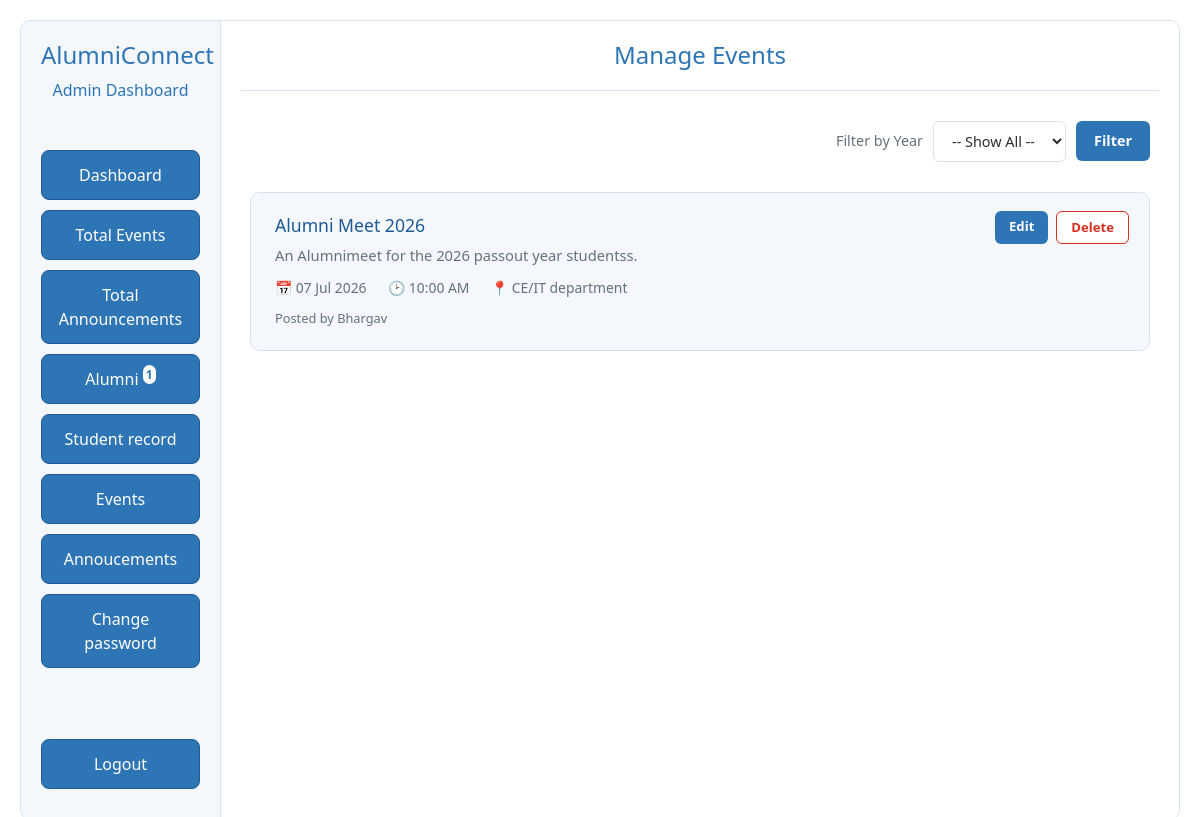
/admin/manage_events.php?fyear=2026-07-07, run on the app's committed database.
### tables this page shows
CREATE TABLE `event_master` (
  `event_id` int(11) NOT NULL,
  `event_name` varchar(255) NOT NULL,
  `event_desc` varchar(255) DEFAULT NULL,
  `event_venue` varchar(255) NOT NULL,
  `event_date` date NOT NULL,
  `event_time` time DEFAULT NULL,
  `event_additional_links` varchar(255) DEFAULT NULL,
  `created_by` int(11) NOT NULL,
  `created_at` timestamp NOT NULL DEFAULT current_timestamp(),
  `updated_at` timestamp NOT NULL DEFAULT current_timestamp() ON UPDATE current_timestamp()
);

CREATE TABLE `adminmaster` (
  `admin_id` int(11) NOT NULL,
  `admin_name` varchar(255) NOT NULL,
  `admin_email` varchar(255) NOT NULL,
  `password` varchar(255) NOT NULL,
  `created_At` datetime NOT NULL DEFAULT current_timestamp(),
  `update_at` timestamp NOT NULL DEFAULT current_timestamp() ON UPDATE current_timestamp()
);

### admin/manage_events.php (the view, shortened to what this page needs)
<?php
include '../utills/db_conn.php';
include("./admin_favicon.php");
$selected_year = $_GET['fyear'] ?? 'all';
if ($selected_year !== 'all' && !empty($selected_year)) {
    $events_query = "SELECT e.*, a.admin_name FROM event_master e
                      LEFT JOIN adminmaster a ON e.created_by = a.admin_id
                      WHERE YEAR(e.event_date) = ?
                      ORDER BY e.event_date DESC";
    $events_stmt = $conn->prepare($events_query);
    $events_stmt->bind_param("i", $selected_year);
    $events_stmt->execute();
    $events_res = $events_stmt->get_result();
} else {
    $events_query = "SELECT e.*, a.admin_name FROM event_master e
                      LEFT JOIN adminmaster a ON e.created_by = a.admin_id
                      ORDER BY e.event_date DESC";
    $events_res = $conn->query($events_query);
}
?>
<!DOCTYPE html>
<html lang="en">
<head>
</head>
<body>
    <div class="admin-wrapper">
        <?php include "./sidebar.php" ?>
        <div class="admin-main">
            <h1 class="admin-title">Manage Events</h1>
            <div class="filter-bar">
                <form method="GET" action="" style="display: flex; gap: 10px; align-items: center;">
                    <label for="fyear">Filter by Year</label>
                    <select id="fyear" name="fyear">
                        <option value="all" <?= $selected_year === 'all' ? 'selected' : '' ?>>-- Show All --</option>
                    </select>
                    <button type="submit">Filter</button>
                </form>
            </div>
            <div class="events-list">
                <?php if ($events_res && $events_res->num_rows > 0): ?>
                    <?php while ($event = $events_res->fetch_assoc()): ?>
                        <div class="event-card">
                            <div class="card-actions">
                                <a href="./create_events.php?edit=<?= htmlspecialchars($event['event_id']) ?>&current_page=<?= htmlspecialchars("edit") ?>" class="edit-btn">Edit</a>
                                <a href="./manage_events.php?delete_id=<?= htmlspecialchars($event['event_id']) ?>"
                                    class="delete-btn"
                                    onclick="return confirm('Are you sure you want to delete this event?');">Delete</a>
                            </div>
                            <h3><?= htmlspecialchars($event['event_name']) ?></h3>
                            <?php if (!empty($event['event_desc'])): ?>
                                <p class="desc"><?= htmlspecialchars($event['event_desc']) ?></p>
                            <?php endif; ?>
                            <div class="meta">
                                <span>&#128197; <?= date('d M Y', strtotime($event['event_date'])) ?></span>
                                <?php if (!empty($event['event_time'])): ?>
                                    <span>&#128337; <?= date('h:i A', strtotime($event['event_time'])) ?></span>
                                <?php endif; ?>
                                <span>&#128205; <?= htmlspecialchars($event['event_venue']) ?></span>
                            </div>
                            <div class="posted-by">Posted by <?= htmlspecialchars($event['admin_name'] ?? 'Unknown') ?></div>
                        </div>
                    <?php endwhile; ?>
                <?php else: ?>
                    <div class="empty-state">No events found.</div>
                <?php endif; ?>
            </div>
        </div>
    </div>
</body>
</html>

### admin/manage_events.php (style rules this page uses)
body { margin: 0; padding: 0; font-family: 'Inter', sans-serif; background-color: #ffffff; color: #2b2f31; }
.admin-wrapper { display: flex; min-height: 100vh; border: 1px solid #d6e2ef; border-radius: 10px; margin: 20px; overflow: hidden; }
.admin-main { flex-grow: 1; padding: 20px; box-sizing: border-box; background-color: #ffffff; overflow-y: auto; }
.admin-title { text-align: center; font-size: 24px; margin-bottom: 30px; border-bottom: 1px solid #d6e2ef; padding-bottom: 20px; color: #2E75B6; }
.filter-bar { max-width: 900px; margin: 0 auto 30px; display: flex; justify-content: flex-end; align-items: center; gap: 10px; flex-wrap: wrap; }
.filter-bar label { font-size: 0.9rem; color: #667079; }
.filter-bar select { padding: 9px 14px; border: 1px solid #d6e2ef; border-radius: 6px; background: #ffffff; color: #2b2f31; font-size: 0.9rem; font-family: inherit; }
.filter-bar button[type="submit"] { padding: 9px 18px; border: none; border-radius: 6px; background: #2E75B6; color: #fff; font-size: 0.9rem; font-weight: 600; cursor: pointer; transition: background 0.15s ease; }
.events-list { max-width: 900px; margin: 0 auto; }
.event-card { position: relative; background: #f4f8fc; border: 1px solid #d6e2ef; border-radius: 10px; padding: 22px 24px; margin-bottom: 18px; }
.event-card .card-actions { position: absolute; top: 18px; right: 20px; display: flex; gap: 8px; }
.event-card .card-actions a { display: inline-block; font-size: 0.82rem; font-weight: 600; padding: 6px 14px; border-radius: 6px; text-decoration: none; transition: background 0.15s ease, color 0.15s ease; }
.event-card .card-actions .edit-btn { background: #2E75B6; color: #ffffff; }
.event-card .card-actions .delete-btn { background: #ffffff; color: #d92d20; border: 1px solid #d92d20; }
.event-card h3 { font-size: 1.1rem; color: #1F5A94; margin: 0 0 8px; padding-right: 160px; }
.event-card p.desc { color: #667079; font-size: 0.92rem; margin-bottom: 12px; }
.event-card .meta { font-size: 0.87rem; color: #667079; }
.event-card .meta span { margin-right: 18px; }
.event-card .posted-by { font-size: 0.8rem; color: #667079; margin-top: 10px; }

### data on the page
event_master: event_name "Alumni Meet 2026", event_desc "An Alumnimeet for the 2026 passout year studentss.", event_date "07 Jul 2026", event_time "10:00 AM", event_venue "CE/IT department", created_by.admin_name "Bhargav"

### other printed values
$final_analystics['total_alumni'] "1"
